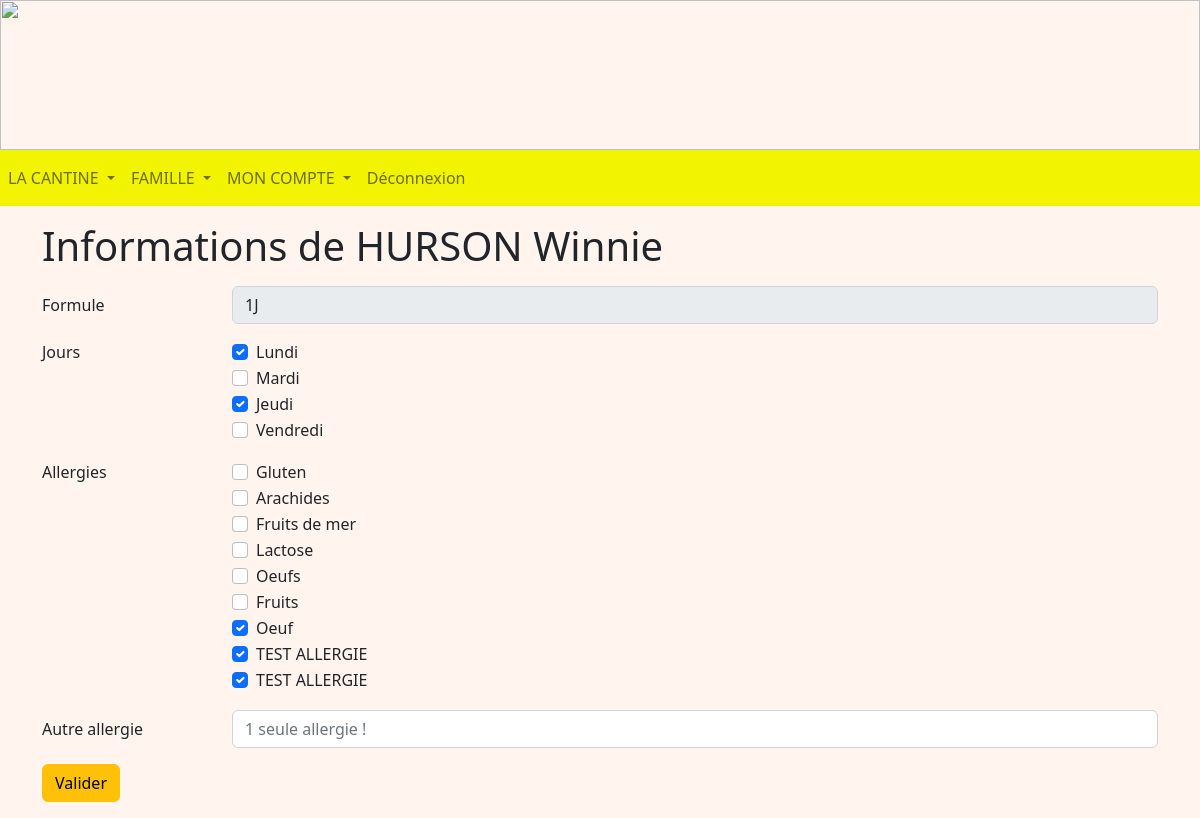
Page /enfant/4 (signed in) on the committed database.
### tables this page shows
CREATE TABLE Enfant (
  code_enfant integer primary key autoincrement,
  nom_enfant TEXT NOT NULL,
  prenom_enfant TEXT NOT NULL,
  code_tarif integer NOT NULL,
  code_classe integer NOT NULL,
  code_representant integer NOT NULL,
  code_formule integer NOT NULL,
  FOREIGN KEY (code_tarif) REFERENCES Tarif(code_tarif),
  FOREIGN KEY (code_classe) REFERENCES Classe(code_classe),
  FOREIGN KEY (code_representant) REFERENCES Representant(code_representant)
  FOREIGN KEY (code_formule) REFERENCES Formule(code_formule)
);

CREATE TABLE Jour (
  code_jour integer PRIMARY KEY,
  jour TEXT NOT NULL
);

CREATE TABLE Allergie (
  code_allergie integer PRIMARY KEY AUTOINCREMENT,
  nom_allergie TEXT NOT NULL
);

CREATE TABLE EstAllergiqueA (
  code_allergie integer,
  code_enfant integer,
  PRIMARY KEY (code_allergie, code_enfant),
  FOREIGN KEY (code_allergie) REFERENCES Allergie(code_allergie),
  FOREIGN KEY (code_enfant) REFERENCES Enfant(code_enfant)
);

### representant.py (the view, shortened to what this page needs)
@app.route('/enfant/<int:code_enfant>', methods = ["POST", "GET"])
@login_required
def enfant(code_enfant):
    db = get_db()
    cur = db.cursor()
    user = cur.execute("SELECT type_compte FROM Compte WHERE identifiant = ?", (flask_login.current_user.name, )).fetchone()
    if user[0] == 'Representant':
        representant = cur.execute("SELECT code_representant FROM Representant WHERE identifiant = ?", (flask_login.current_user.name, )).fetchone()
        enfant = cur.execute("SELECT nom_enfant, prenom_enfant, code_formule FROM Enfant WHERE code_representant = ? and code_enfant = ?", (representant[0], code_enfant, )).fetchone()
        enfants = cur.execute("SELECT code_enfant, prenom_enfant FROM Enfant WHERE code_representant = ?", (representant[0], )).fetchall()
        formules = cur.execute("SELECT * FROM Formule").fetchall()
        joursManges = cur.execute("SELECT J.code_jour FROM Mange AS M INNER JOIN Jour AS J ON M.code_jour = J.code_jour WHERE M.code_enfant = ?", (code_enfant, )).fetchall()
        jours = cur.execute("SELECT * FROM Jour").fetchall()
        allergies = cur.execute("SELECT * FROM Allergie").fetchall()
        allergiques = cur.execute("SELECT code_allergie FROM EstAllergiqueA WHERE code_enfant = ?", (code_enfant, )).fetchall()
        now = datetime.datetime.today()
        return render_template('R_enfant.html', enfants = enfants, enfant = enfant, now = now.strftime('%Y-%m-%d'), formules = formules, jours = jours, joursManges = joursManges, allergies = allergies, allergiques = allergiques)
    if user[0] == 'Admin':
        return redirect(url_for('accueilAdmin'))
    return redirect(url_for('accueilEnseignant'))

### main.py (called while the page is built)
@login_manager.user_loader
def load_user(user_id):
    db = get_db()
    cur = db.cursor()
    user = cur.execute('SELECT identifiant, mot_de_passe FROM Compte WHERE identifiant=?', (user_id, )).fetchone()
    return User(user[0], user[1])

def get_db():
    if 'db' not in g:
        g.db = sqlite3.connect(DATABASE)
    return g.db

@app.teardown_appcontext
def close_connection(exception):
    db = g.pop('db', None)
    if db is not None:
        db.close()

### templates/R_enfant.html (shortened to what this page needs)
<!DOCTYPE html>
<html>
<head>
    {% extends "R_layout.html" %}
    {% block content %}
    <div class="container mt-3 mb-3">
        <h1>Informations de {{ enfant[0] }} {{ enfant[1] }}</h1>
        <form method="POST">
            <div class="row mt-3 mb-3">
                <label for="formule" class="col-sm-2 col-form-label">Formule</label>
                <div class="col-sm-10">
                    <select name="formule" class="form-control" id="formule" disabled>
                        {% for formule in formules %}
                        {% if enfant[3] == formule[0] %}
                        <option value="{{ formule[0] }}" selected>{{ formule[1] }}</option>
                        {% else %}
                        <option value="{{ formule[0] }}">{{ formule[1] }}</option>
                        {% endif %}
                        {% endfor %}
                    </select>
                </div>
            </div>
            <div class="form-group row mt-3 mb-3">
                <div class="col-sm-2">
                    <p>Jours</p>
                </div>
                <div class="col-sm-10">
                    {% for jour in jours %}
                    <div class="form-check">
                        {% set br = namespace (break = 1) %}
                        {% for jourMange in joursManges %}
                        {% if jour[0] == jourMange[0] %}
                        <input class="form-check-input" type="checkbox" value="{{ jour[0] }}" name="{{ jour[1] }}"
                            id="{{ jour[1] }}" checked>
                        {% set br.break = 0 %}
                        {% endif %}
                        {% endfor %}
                        {% if br.break == 1 %}
                        <input class="form-check-input" type="checkbox" value="{{ jour[0] }}" name="{{ jour[1] }}"
                            id="{{ jour[1] }}">
                        {% endif %}
                        <label class="form-check-label" for="{{ jour[1] }}">
                            {{ jour[1] }}
                        </label>
                    </div>
                    {% endfor %}
                </div>
            </div>
            <div class="form-group row mt-3 mb-3">
                <div class="col-sm-2">
                    <p>Allergies</p>
                </div>
                <div class="col-sm-10">
                    {% for allergie in allergies %}
                    <div class="form-check">
                        {% set br = namespace (break = 1) %}
                        {% for allergique in allergiques %}
                        {% if allergie[0] == allergique[0] %}
                        <input class="form-check-input" type="checkbox" value="{{ allergie[0] }}"
                            name="{{ allergie[1] }}" id="{{ allergie[1] }}" checked>
                        {% set br.break = 0 %}
                        {% endif %}
                        {% endfor %}
                        {% if br.break == 1 %}
                        <input class="form-check-input" type="checkbox" value="{{ allergie[0] }}"
                            name="{{ allergie[1] }}" id="{{ allergie[1] }}">
                        {% endif %}
                        <label class="form-check-label" for="{{ allergie[1] }}">
                            {{ allergie[1] }}
                        </label>
                    </div>
                    {% endfor %}
                </div>
            </div>
            <div class="row mt-3 mb-3">
                <label class="col-sm-2  col-form-label" for="autre">
                    Autre allergie
                </label>
                <div class="col-sm-10">
                    <input class="form-control" type="text" placeholder="1 seule allergie !" name="autre" id="autre">
                </div>
            </div>
            <button type="submit" class="btn btn-warning mb-3">Valider</button>
        </form>
    </div>
    {% endblock %}

### static/css/main.css (style rules this page uses)
body { background-repeat: no-repeat; background-color:rgb(265,245,238); height: 110px; margin: 0px; }

### rows in the picture
Enfant: nom_enfant "HURSON", prenom_enfant "Winnie"
Jour: jour "Lundi"
Jour: jour "Mardi"
Jour: jour "Jeudi"
Jour: jour "Vendredi"
Allergie: nom_allergie "Gluten"
Allergie: nom_allergie "Arachides"
Allergie: nom_allergie "Fruits de mer"
Allergie: nom_allergie "Lactose"
Allergie: nom_allergie "Oeufs"
Allergie: nom_allergie "Fruits"
Allergie: nom_allergie "Oeuf"
Allergie: nom_allergie "TEST ALLERGIE"
Allergie: nom_allergie "TEST ALLERGIE"

### other values in the picture
form field formule "1J"
